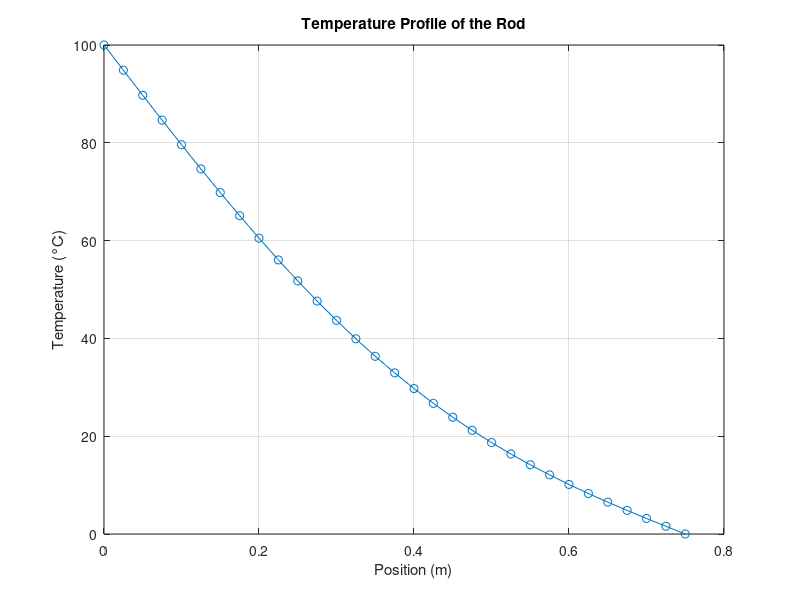

Recreate this plot in MATLAB.
% Parameters and grid setup
L = 0.75;           % Length of the rod (meters)
dx = 0.025;         % Spatial step size (meters)
dt = 0.00015;       % Time step (seconds)
k = 1;              % Thermal conductivity (W/m°C)

% Number of nodes along the rod
n = round(L / dx) + 1;

% Spatial grid
x = linspace(0, L, n);

% Initial temperature profile (e.g., at t = 0)
T0 = zeros(1, n);   % Initially, temperature is zero everywhere
T0(1) = 100;        % Set a boundary condition at x = 0 (e.g., 100°C)

% Time-stepping loop
num_steps = 500;  % Number of time steps
T = T0;           % Initialize temperature profile

for step = 1:num_steps
    % Compute new temperature profile using explicit finite difference
    T_new = zeros(1, n);
    
    % Update internal nodes (excluding boundary nodes)
    for i = 2:n-1
        T_new(i) = T(i) + k * (dt / dx^2) * (T(i+1) - 2*T(i) + T(i-1));
    end
    
    % Update boundary condition (e.g., Dirichlet boundary at x = 0)
    T_new(1) = 100;  % Maintain a constant temperature at the boundary
    
    % Update T for the next time step
    T = T_new;
end

% Plot the temperature profile at the final time step
figure;
plot(x, T, '-o');
title('Temperature Profile of the Rod');
xlabel('Position (m)');
ylabel('Temperature (°C)');
grid on;
